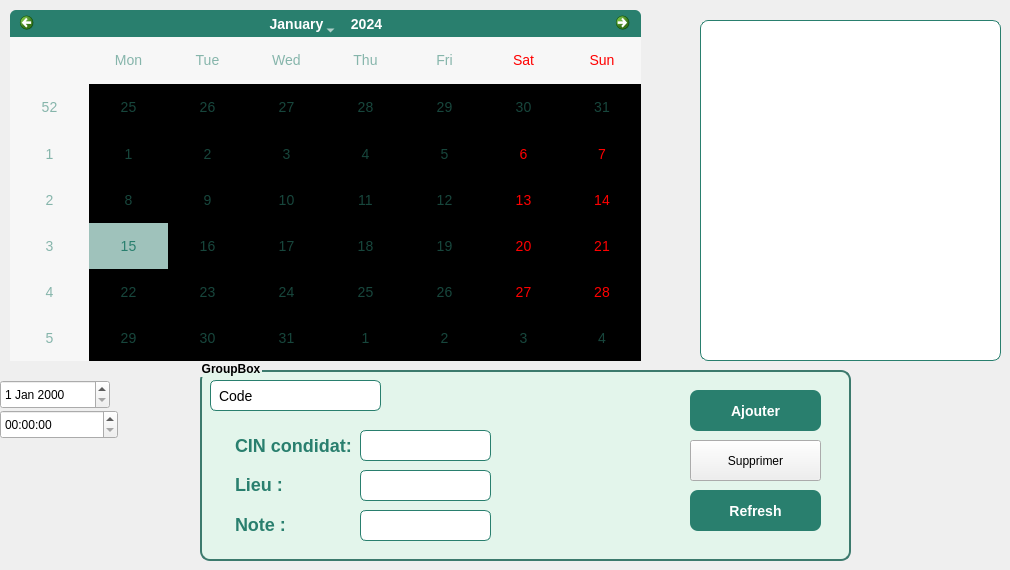
         <widget class="QWidget" name="pageCalendrier">
          <attribute name="title">
           <string> Calendrier  </string>
          </attribute>
          <widget class="QCalendarWidget" name="calendar">
           <property name="geometry">
            <rect>
             <x>10</x>
             <y>10</y>
             <width>631</width>
             <height>351</height>
            </rect>
           </property>
           <property name="styleSheet">
            <string notr="true">/* ===== QCalendarWidget – thème NovaDrive (vert) ===== */

/* Fond global */
QCalendarWidget {
    background-color: white;
    border: 1px solid rgb(41,127,110);
    border-radius: 6px;
    padding: 4px;
    color: rgb(41,127,110);
    font-size: 14px;
}

/* Barre de navigation (mois/année + flèches) */
QCalendarWidget QWidget#qt_calendar_navigationbar {
    background-color: rgb(41,127,110);
    border-top-left-radius: 6px;
    border-top-right-radius: 6px;
    padding: 4px;
}

/* Boutons de navigation (flèches) */
QCalendarWidget QToolButton {
    background: transparent;
    color: white;
    padding: 4px 8px;
    border-radius: 4px;
    font-weight: 600;
}
QCalendarWidget QToolButton:hover {
    background: rgba(255,255,255,0.15);
}

/* Mois / Année (spinbox / menu) */
QCalendarWidget QSpinBox,
QCalendarWidget QComboBox {
    background: white;
    color: rgb(41,127,110);
    border: 1px solid rgba(255,255,255,0.0);
    border-radius: 4px;
    padding: 2px 6px;
    font-weight: 600;
}

/* En-têtes des jours (L, M, M, J, V, S, D) */
QCalendarWidget QTableView QHeaderView::section {
    background-color: rgb(41,127,110);
    color: white;
    border: none;
    padding: 4px;
    font-weight: 600;
}

/* Cellules des jours */
QCalendarWidget QAbstractItemView {
    outline: none;
    selection-background-color: rgba(41,127,110,0.12);
    selection-color: rgb(41,127,110);
    gridline-color: rgba(41,127,110,0.25);
    background: white;
}

/* Jour sélectionné */
QCalendarWidget QAbstractItemView:enabled:item:selected {
    background: rgba(41,127,110,0.13);
    color: rgb(41,127,110);
}

/* Aujourd'hui (si non sélectionné) */
QCalendarWidget QWidget#qt_calendar_calendarview::item:hover {
    background: rgba(41,127,110,0.08);
}

/* Jours du mois précédent/suivant (grisés) */
QCalendarWidget QAbstractItemView:enabled:item {
    color: rgb(41,127,110);
}
QCalendarWidget QAbstractItemView:enabled:item:!active {
    color: rgba(41,127,110,0.8);
}
QCalendarWidget QAbstractItemView:enabled:item:alternate {
    color: rgba(41,127,110,0.55);
}
</string>
           </property>
          </widget>
          <widget class="QListWidget" name="listDay">
           <property name="geometry">
            <rect>
             <x>700</x>
             <y>20</y>
             <width>301</width>
             <height>341</height>
            </rect>
           </property>
           <property name="styleSheet">
            <string notr="true">/* Conteneur */
QListWidget {
    background: #ffffff;
    color: rgb(41,127,110);                 /* texte vert */
    border: 1px solid rgb(41,127,110);
    border-radius: 8px;
    padding: 4px;
    outline: none;                          /* pas de halo bleu moche */
}

/* Lignes */
QListWidget::item {
    padding: 8px 10px;
    margin: 2px 6px;                        /* espace entre les “pills” */
    border-radius: 6px;
}

/* Survol */
QListWidget::item:hover {
    background: rgba(41,127,110, 0.10);
}

/* Sélection */
QListWidget::item:selected {
    background: rgb(41,127,110);
    color: #ffffff;
}

/* Sélection quand la liste n’a pas le focus (plus doux) */
QListWidget::item:selected:!active {
    background: rgba(41,127,110, 0.80);
}

/* Alternance (si activée côté code) */
QListWidget::item:alternate {
    background: #fafafa;
}

/* Scrollbar verticale (sobre) */
QScrollBar:vertical {
    background: transparent;
    width: 12px;
    margin: 4px 0;
}
QScrollBar::handle:vertical {
    background: rgba(41,127,110, 0.45);
    min-height: 24px;
    border-radius: 6px;
}
QScrollBar::handle:vertical:hover {
    background: rgba(41,127,110, 0.65);
}
QScrollBar::add-line:vertical,
QScrollBar::sub-line:vertical {
    height: 0px;                            /* pas de boutons +/- */
}
QScrollBar::add-page:vertical,
QScrollBar::sub-page:vertical {
    background: transparent;
}
</string>
           </property>
          </widget>
          <widget class="QDateEdit" name="datePlan">
           <property name="geometry">
            <rect>
             <x>0</x>
             <y>380</y>
             <width>110</width>
             <height>29</height>
            </rect>
           </property>
          </widget>
          <widget class="QTimeEdit" name="timePlan">
           <property name="geometry">
            <rect>
             <x>0</x>
             <y>410</y>
             <width>118</width>
             <height>29</height>
            </rect>
           </property>
          </widget>
          <widget class="QGroupBox" name="groupBox">
           <property name="geometry">
            <rect>
             <x>200</x>
             <y>360</y>
             <width>651</width>
             <height>201</height>
            </rect>
           </property>
           <property name="styleSheet">
            <string notr="true">QGroupBox {
    background-color:rgb(227, 245, 235);
    border: 2px solid #3c7a6d;
    border-radius: 10px;
    margin-top: 10px;
    font-weight: bold;
    padding: 10px;
}</string>
           </property>
           <property name="title">
            <string>GroupBox</string>
           </property>
           <widget class="QComboBox" name="comboTypePlan">
            <property name="geometry">
             <rect>
              <x>10</x>
              <y>20</y>
              <width>171</width>
              <height>31</height>
             </rect>
            </property>
            <property name="styleSheet">
             <string notr="true">QComboBox {
    background-color: white;                  
    color: black;                            
    border: 1px solid rgb(41,127,110);     
    border-radius: 6px;                    
    padding: 4px 8px;             
    font-size: 14px;
}

QComboBox:focus {
    border: 2px solid rgb(41,127,110);       
    background-color: rgb(250, 250, 250);    
}

QComboBox::drop-down {
    border: none;                            
    width: 24px;
}
</string>
            </property>
            <item>
             <property name="text">
              <string>Code</string>
             </property>
            </item>
            <item>
             <property name="text">
              <string>Conduite</string>
             </property>
            </item>
           </widget>
           <widget class="QLineEdit" name="editPlanNote">
            <property name="geometry">
             <rect>
              <x>160</x>
              <y>150</y>
              <width>131</width>
              <height>31</height>
             </rect>
            </property>
            <property name="styleSheet">
             <string notr="true">QLineEdit {
    background-color: white;   /* fond blanc */
    color: black;              /* texte noir */
    border: 1px solid rgb(41,127,110);  /* contour vert */
    border-radius: 6px;        /* coins arrondis */
    padding: 4px 8px;          /* marges internes */
    font-size: 14px;
}

QLineEdit:focus {
    border: 2px solid rgb(41,127,110); /* contour plus épais quand actif */
    background-color: rgb(250, 250, 250); /* très léger gris pour focus */
}
</string>
            </property>
           </widget>
           <widget class="QLineEdit" name="editPlanCin">
            <property name="geometry">
             <rect>
              <x>160</x>
              <y>70</y>
              <width>131</width>
              <height>31</height>
             </rect>
            </property>
            <property name="styleSheet">
             <string notr="true">QLineEdit {
    background-color: white;   /* fond blanc */
    color: black;              /* texte noir */
    border: 1px solid rgb(41,127,110);  /* contour vert */
    border-radius: 6px;        /* coins arrondis */
    padding: 4px 8px;          /* marges internes */
    font-size: 14px;
}

QLineEdit:focus {
    border: 2px solid rgb(41,127,110); /* contour plus épais quand actif */
    background-color: rgb(250, 250, 250); /* très léger gris pour focus */
}
</string>
            </property>
           </widget>
           <widget class="QLineEdit" name="editLieuPlan">
            <property name="geometry">
             <rect>
              <x>160</x>
              <y>110</y>
              <width>131</width>
              <height>31</height>
             </rect>
            </property>
            <property name="styleSheet">
             <string notr="true">QLineEdit {
    background-color: white;   /* fond blanc */
    color: black;              /* texte noir */
    border: 1px solid rgb(41,127,110);  /* contour vert */
    border-radius: 6px;        /* coins arrondis */
    padding: 4px 8px;          /* marges internes */
    font-size: 14px;
}

QLineEdit:focus {
    border: 2px solid rgb(41,127,110); /* contour plus épais quand actif */
    background-color: rgb(250, 250, 250); /* très léger gris pour focus */
}
</string>
            </property>
           </widget>
           <widget class="QPushButton" name="btnAddPlan">
            <property name="geometry">
             <rect>
              <x>490</x>
              <y>30</y>
              <width>131</width>
              <height>41</height>
             </rect>
            </property>
            <property name="styleSheet">
             <string notr="true">QPushButton {
    background-color: rgb(41, 127, 110); /* vert par défaut */
    color: white; /* texte blanc */
    border: none;
    border-radius: 8px;
    padding: 8px 20px;
    font-size: 14px;
    font-weight: bold;
}

QPushButton:hover {
    background-color: rgb(209, 209, 209); /* gris clair en hover */
    color: rgb(41, 127, 110); /* texte vert */
}
</string>
            </property>
            <property name="text">
             <string>Ajouter</string>
            </property>
           </widget>
           <widget class="QPushButton" name="btnDelPlan">
            <property name="geometry">
             <rect>
              <x>490</x>
              <y>80</y>
              <width>131</width>
              <height>41</height>
             </rect>
            </property>
            <property name="text">
             <string>Supprimer</string>
            </property>
           </widget>
           <widget class="QPushButton" name="btnRefreshPlan">
            <property name="geometry">
             <rect>
              <x>490</x>
              <y>130</y>
              <width>131</width>
              <height>41</height>
             </rect>
            </property>
            <property name="styleSheet">
             <string notr="true">QPushButton {
    background-color: rgb(41, 127, 110); /* vert par défaut */
    color: white; /* texte blanc */
    border: none;
    border-radius: 8px;
    padding: 8px 20px;
    font-size: 14px;
    font-weight: bold;
}

QPushButton:hover {
    background-color: rgb(209, 209, 209); /* gris clair en hover */
    color: rgb(41, 127, 110); /* texte vert */
}
</string>
            </property>
            <property name="text">
             <string>Refresh</string>
            </property>
           </widget>
           <widget class="QLabel" name="leType_5">
            <property name="geometry">
             <rect>
              <x>10</x>
              <y>70</y>
              <width>161</width>
              <height>31</height>
             </rect>
            </property>
            <property name="styleSheet">
             <string notr="true">QLabel {
    /* normal state */
	background-color:rgb(227, 245, 235);
    color: rgb(41, 127, 110);
    border: none;
    border-radius: 8px;
    padding: 8px 20px;
    font-size: 18px;
    font-weight: bold;
}</string>
            </property>
            <property name="text">
             <string>CIN condidat:</string>
            </property>
           </widget>
           <widget class="QLabel" name="deDate_3">
            <property name="geometry">
             <rect>
              <x>10</x>
              <y>149</y>
              <width>151</width>
              <height>31</height>
             </rect>
            </property>
            <property name="styleSheet">
             <string notr="true">QLabel {
    /* normal state */
	background-color:rgb(227, 245, 235);
    color: rgb(41, 127, 110);
    border: none;
    border-radius: 8px;
    padding: 8px 20px;
    font-size: 18px;
    font-weight: bold;
}</string>
            </property>
            <property name="text">
             <string>Note :</string>
            </property>
           </widget>
           <widget class="QLabel" name="leLieu_3">
            <property name="geometry">
             <rect>
              <x>10</x>
              <y>109</y>
              <width>151</width>
              <height>31</height>
             </rect>
            </property>
            <property name="styleSheet">
             <string notr="true">QLabel {
    /* normal state */
	background-color:rgb(227, 245, 235);
    color: rgb(41, 127, 110);
    border: none;
    border-radius: 8px;
    padding: 8px 20px;
    font-size: 18px;
    font-weight: bold;
}</string>
            </property>
            <property name="text">
             <string>Lieu :</string>
            </property>
           </widget>
           <zorder>comboTypePlan</zorder>
           <zorder>btnAddPlan</zorder>
           <zorder>btnDelPlan</zorder>
           <zorder>btnRefreshPlan</zorder>
           <zorder>leType_5</zorder>
           <zorder>editPlanCin</zorder>
           <zorder>deDate_3</zorder>
           <zorder>editPlanNote</zorder>
           <zorder>leLieu_3</zorder>
           <zorder>editLieuPlan</zorder>
          </widget>
         </widget>
